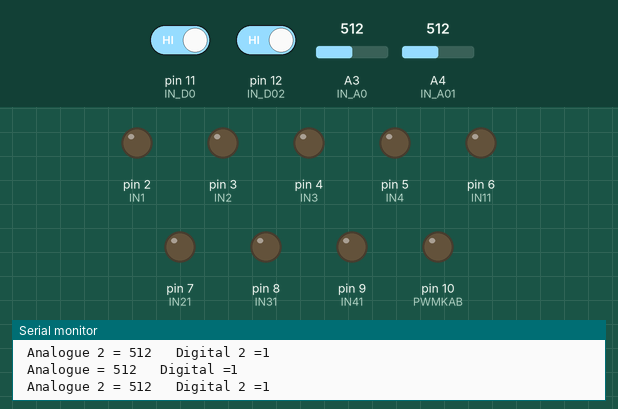
This sketch was run on a simulated Arduino Uno, built with avr-gcc and run on an emulated ATmega328P. Parts: output pins drawn as LEDs (lit = HIGH), the last lines printed to the serial monitor. The inputs (shaded band) are chosen by the test bench; at power-on: pin 11 (IN_D0) HIGH, pin 12 (IN_D02) HIGH, A3 (IN_A0) = 512, A4 (IN_A01) = 512.

Above: at 1.2 s.
1.3 s: pin 11 (IN_D0) driven LOW
At 2.5 s:
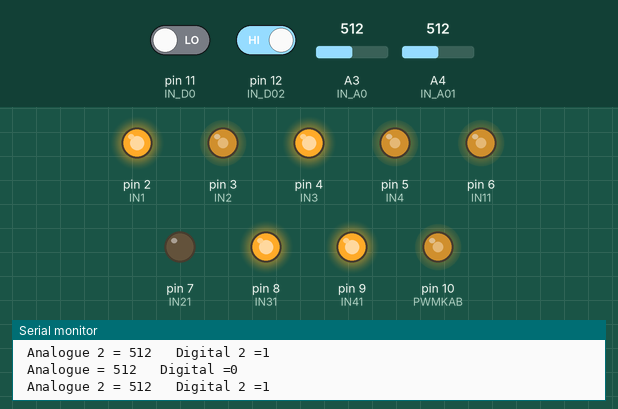
2.9 s: pin 12 (IN_D02) driven LOW
At 4.1 s:
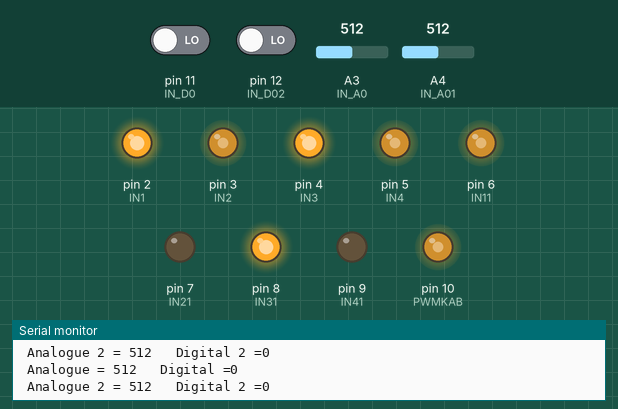
4.5 s: pin 11 (IN_D0) driven HIGH
At 5.7 s:
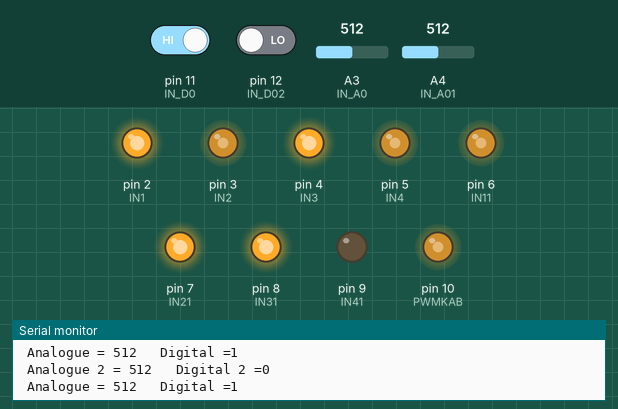
6.0 s: A3 (IN_A0) set to 110
9.0 s: A3 (IN_A0) set to 94
12.0 s: A4 (IN_A01) set to 106
15.0 s: A4 (IN_A01) set to 91
Timing chart, 0 to 18.0 s (numbered marks = the images above; inputs shaded):
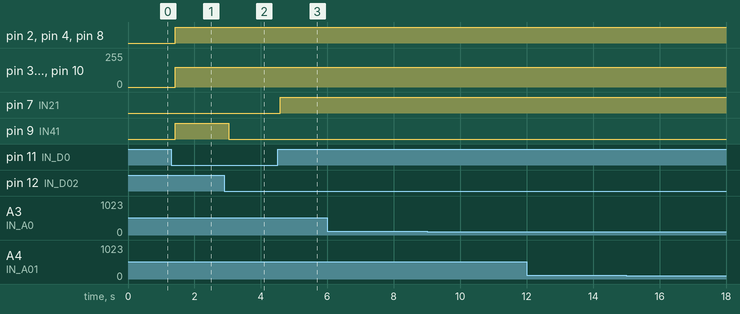

The sketch:

v_1.2.ino
```cpp
//, . ;
//@key_chans

#include <Arduino.h>

#define IN1 2 //kanan depan
#define IN2 3 //kanan depan
#define IN3 4 //kiri depan
#define IN4 5 //kiri depan
#define IN11 6 //belakang kiri
#define IN21 7 //belakang kiri
#define IN31 8 //belakang kanan
#define IN41 9 //belakang kanan


#define PWMKAD 3
#define PWMKID 5
#define PWMKIB 6
#define PWMKAB 10

const int IN_A0 = A3; // analog input 1
const int IN_D0 = 11; // digital input 2 kiri
const int IN_A01 = A4; // analog input 1
const int IN_D02 = 12; // digital input 2 kanan

int value_A0;
bool value_D0;
int value_A01;
bool value_D02;

void maju(){
    digitalWrite(IN1, HIGH);
    digitalWrite(IN2, LOW);
    digitalWrite(IN3, HIGH);
    digitalWrite(IN4, LOW);
    digitalWrite(IN11, HIGH);
    digitalWrite(IN21, LOW);
    digitalWrite(IN31, HIGH);
    digitalWrite(IN41, LOW);
    analogWrite(PWMKAD, 150);
    analogWrite(PWMKID, 150);
    analogWrite(PWMKIB, 150);
    analogWrite(PWMKAB, 150);
}
void mundur(){
    digitalWrite(IN1, LOW);
    digitalWrite(IN2, HIGH);
    digitalWrite(IN3, LOW);
    digitalWrite(IN4, HIGH);
    digitalWrite(IN11, LOW);
    digitalWrite(IN21, HIGH);
    digitalWrite(IN31, LOW);
    digitalWrite(IN41, HIGH);
    analogWrite(PWMKAD, 150);
    analogWrite(PWMKID, 150);
    analogWrite(PWMKIB, 150);
    analogWrite(PWMKAB, 150);
}
void kanan(){
    digitalWrite(IN1, HIGH);
    digitalWrite(IN2, HIGH);
    digitalWrite(IN3, HIGH);
    digitalWrite(IN4, LOW);
    digitalWrite(IN11, HIGH);
    digitalWrite(IN21, LOW);
    digitalWrite(IN31, HIGH);
    digitalWrite(IN41, HIGH);
    analogWrite(PWMKAD, 150);
    analogWrite(PWMKID, 150);
    analogWrite(PWMKIB, 150);
    analogWrite(PWMKAB, 150);
}
void kiri(){
    digitalWrite(IN1, HIGH);
    digitalWrite(IN2, LOW);
    digitalWrite(IN3, HIGH);
    digitalWrite(IN4, HIGH);
    digitalWrite(IN11, HIGH);
    digitalWrite(IN21, HIGH);
    digitalWrite(IN31, HIGH);
    digitalWrite(IN41, LOW);
    analogWrite(PWMKAD, 150);
    analogWrite(PWMKID, 150);
    analogWrite(PWMKIB, 150);
    analogWrite(PWMKAB, 150);
}
void berhenti(){
    digitalWrite(IN1, LOW);
    digitalWrite(IN2, LOW);
    digitalWrite(IN3, LOW);
    digitalWrite(IN4, LOW);
    digitalWrite(IN11, LOW);
    digitalWrite(IN21, LOW);
    digitalWrite(IN31, LOW);
    digitalWrite(IN41, LOW);
}
//------------//
void setup() {
    Serial.begin(9600);
    pinMode(IN1, OUTPUT);
    pinMode(IN2, OUTPUT);
    pinMode(IN3, OUTPUT);
    pinMode(IN4, OUTPUT);
    pinMode(IN11, OUTPUT);
    pinMode(IN21, OUTPUT);
    pinMode(IN31, OUTPUT);
    pinMode(IN41, OUTPUT);

    pinMode(PWMKAD, OUTPUT);
    pinMode(PWMKID, OUTPUT);
    pinMode(PWMKIB, OUTPUT);
    pinMode(PWMKAB, OUTPUT);

    pinMode(IN_A0, INPUT);
    pinMode(IN_D0, INPUT);
    pinMode(IN_A01, INPUT);
    pinMode(IN_D02, INPUT);
}
//------------//
void loop() {
    value_A0 = analogRead(IN_A0); // reads the analog input from the IR distance sensor
    value_D0 = digitalRead(IN_D0);// reads the digital input from the IR distance sensor
    value_A01 = analogRead(IN_A01); // reads the analog input from the IR distance sensor
    value_D02 = digitalRead(IN_D02);// reads the digital input from the IR distance sensor

    Serial.print(" Analogue = ");
    Serial.print(value_A0);
    Serial.print("\t Digital =");
    Serial.println(value_D0);
    Serial.print(" Analogue 2 = ");
    Serial.print(value_A01);
    Serial.print("\t Digital 2 =");
    Serial.println(value_D02);

    if(value_D0 == 0 && value_D02 == 0) {maju();}
    else if((value_D0 == 1) && (value_D02 == 0)) {kiri();}
    else if((value_D0 == 0) && (value_D02 == 1)) {kanan();}
    else if((value_D0 == 0) && (value_D02 == 0)) {berhenti();}
}
```

Measured:
- after the input at 1.3 s, pin 2 (IN1), pin 4 (IN3), pin 8 (IN31), pin 9 (IN41): LOW → HIGH after 0.12 s; pin 3 (IN2), pin 5 (IN4), pin 6 (IN11), pin 10 (PWMKAB): 0/255 → 150/255 after 0.12 s
- after the input at 2.9 s, pin 9 (IN41): HIGH → LOW after 0.13 s
- after the input at 4.5 s, pin 7 (IN21): LOW → HIGH after 0.08 s
